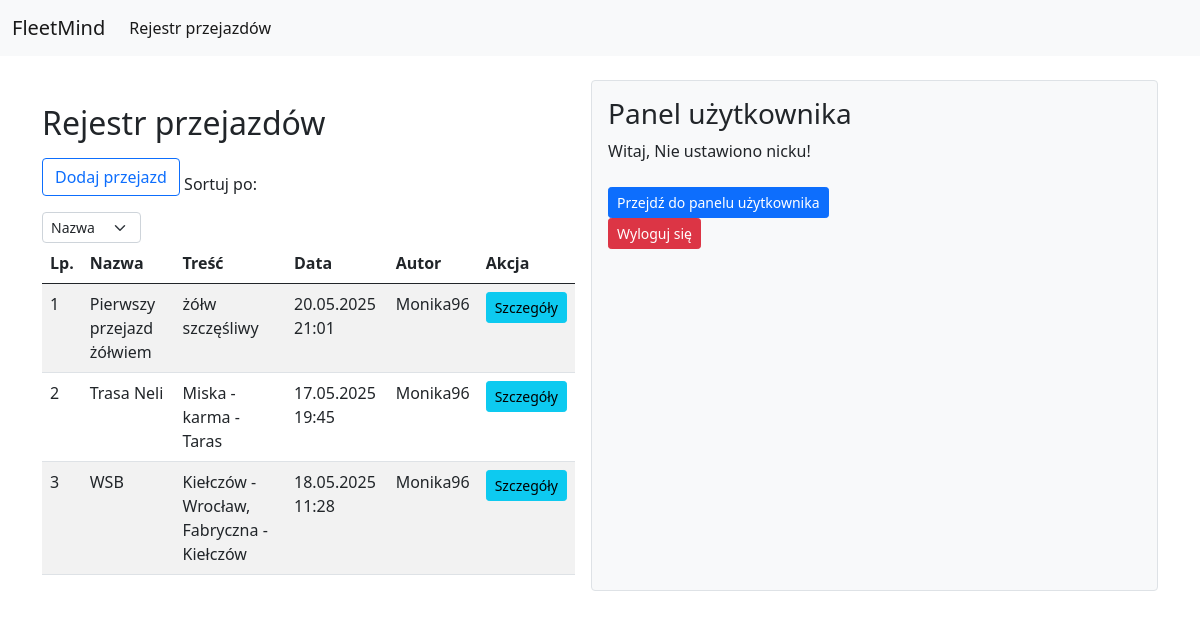
The page /posts/ (signed in) on the database its author committed.
### Fleet/models.py (models this page shows, shortened)
class Post(models.Model):
    title = models.CharField(
        max_length=200,
        help_text="Tytuł posta (maks. 200 znaków)"
    )
    content = models.TextField(
        help_text="Treść posta"
    )
    create_at = models.DateTimeField(
        auto_now_add=True,
        help_text="Data i czas utworzenia posta (ustawiane automatycznie)"
    )
    author = models.ForeignKey(
        User,
        on_delete=models.CASCADE,
        help_text="Autor posta (odniesienie do modelu User)"
    )
    distance = models.FloatField(
        blank=True,
        null=True,
        help_text="Dystans (np. w kilometrach); pole opcjonalne"
    )
    start_location = models.CharField(
        max_length=255,
        blank=True,
        null=True,
        help_text="Punkt początkowy podróży; pole opcjonalne"
    )
    end_location = models.CharField(
        max_length=255,
        blank=True,
        null=True,
        help_text="Punkt końcowy podróży; pole opcjonalne"
    )
    travel_time = models.DurationField(
        blank=True,
        null=True,
        help_text="Czas podróży; pole opcjonalne"
    )
    vehicle = models.CharField(
        max_length=100,
        blank=True,
        null=True,
        help_text="Informacja o pojeździe; pole opcjonalne"
    )

class Profile(models.Model):
    user = models.OneToOneField(User, on_delete=models.CASCADE)
    display_name = models.CharField(max_length=50, blank=True, null=True)

### Fleet/views/post_views.py (the view)
# urls.py: path('posts/', post_list, name='post_list'),
@login_required
def post_list(request):
    sort_field = request.GET.get('sort', 'title')
    direction = request.GET.get('direction', 'asc')
    order_prefix = '' if direction == 'asc' else '-'
    posts = Post.objects.all().order_by(order_prefix + sort_field)
    return render(request, 'Fleet/post_list.html', {
        'posts': posts,
        'current_sort': sort_field,
        'current_direction': direction,
    })

### Fleet/templates/Fleet/post_list.html (shortened to what this page needs)
{% extends "Fleet/base.html" %}
{% load static %}
{% block content %}
<div class="mt-4">
  <h2 class="mb-3">Rejestr przejazdów</h2>
  <a class="btn btn-outline-primary mb-3" href="{% url 'create_post' %}">Dodaj przejazd</a>
  <label for="sortSelect">Sortuj po:</label>
  <select id="sortSelect" class="form-select form-select-sm" style="width: auto;">
    <option value="title">Nazwa</option>
  </select>
  <table id="ridesTable" class="table table-striped table-hover">
    <thead>
      <tr>
        <th>Lp.</th>
        <th>Nazwa</th>
        <th>Treść</th>
        <th>Data</th>
        <th>Autor</th>
        <th>Akcja</th>
      </tr>
    </thead>
    <tbody>
      {% for post in posts %}
      <tr id="post-{{ post.id }}">
        <td>{{ forloop.counter }}</td>
        <td>{{ post.title }}</td>
        <td>{{ post.content }}</td>
        <td>{{ post.create_at|date:"d.m.Y H:i" }}</td>
        <td>{{ post.author.profile.display_name }}</td>
        <td>
          <button class="btn btn-sm btn-info" data-bs-toggle="modal" data-bs-target="#detailModal"
                  data-id="{{ post.id }}">
            Szczegóły
          </button>
        </td>
      </tr>
      {% empty %}
      <tr>
        <td colspan="6" class="text-center">Brak przejazdów.</td>
      </tr>
      {% endfor %}
    </tbody>
  </table>
</div>
{% endblock %}

### Fleet/templates/Fleet/base.html (shortened to what this page needs)
<!doctype html>
<html lang="pl">
{% load static %}
  <head>
    <link href="https://cdnjs.cloudflare.com/ajax/libs/bootstrap/5.0.2/css/bootstrap.min.css" rel="stylesheet">
    <link rel="stylesheet" href="https://cdn.datatables.net/1.13.4/css/jquery.dataTables.min.css" />
    <link rel="stylesheet" type="text/css" href="{% static 'css/style.css' %}">
    <link rel="stylesheet" href="https://cdn.jsdelivr.net/npm/bootstrap-icons/font/bootstrap-icons.css">
  </head>
  <body>
    <nav class="navbar navbar-expand-lg navbar-light bg-light">
      <div class="container-fluid">
        <a class="navbar-brand" href="{% url 'post_list' %}">FleetMind</a>
        <div class="collapse navbar-collapse" id="navbarNavDropdown">
          <ul class="navbar-nav">
            <li class="nav-item">
              <a class="nav-link active" aria-current="page" href="{% url 'post_list' %}">Rejestr przejazdów</a>
            </li>
          </ul>
        </div>
      </div>
    </nav>
    <div class="container d-flex mt-4">
      <div class="main-content flex-grow-1">
        {% block content %}{% endblock %}
      </div>
      {% block sidebar %}
      <div class="user-panel ms-3 p-3 bg-light border rounded" style="width: 250px;">
        {% if user.is_authenticated %}
          <h3>Panel użytkownika</h3>
          <p>Witaj, {{ user.profile.display_name|default:"Nie ustawiono nicku" }}!</p>
          <a href="{% url 'user_panel' %}" class="btn btn-primary btn-sm mt-2">Przejdź do panelu użytkownika</a>
          <form method="post" action="{% url 'logout' %}">
            <button type="submit" class="btn btn-danger btn-sm">Wyloguj się</button>
          </form>
        {% else %}
          <p><a href="{% url 'login' %}" class="btn btn-success">Zaloguj się</a></p>
        {% endif %}
      </div>
      {% endblock %}
    </div>
  </body>
</html>

### Fleet/static/css/style.css (style rules this page uses)
.container { display: flex; justify-content: space-between; }
.main-content { flex: 3; }
.user-panel { flex: 1; padding: 20px; background-color: #f8f9fa; border-left: 2px solid #ddd; min-width: 250px; }

### rows shown on the page
Post: title "Pierwszy przejazd żółwiem", content "żółw szczęśliwy", create_at "20.05.2025 21:01", author.profile.display_name "Monika96"
Post: title "Trasa Neli", content "Miska - karma - Taras", create_at "17.05.2025 19:45", author.profile.display_name "Monika96"
Post: title "WSB", content "Kiełczów - Wrocław, Fabryczna - Kiełczów", create_at "18.05.2025 11:28", author.profile.display_name "Monika96"

### other values the page prints
{{ user.profile.display_name|default:"Nie ustawiono nicku" }} "Nie ustawiono nicku"
